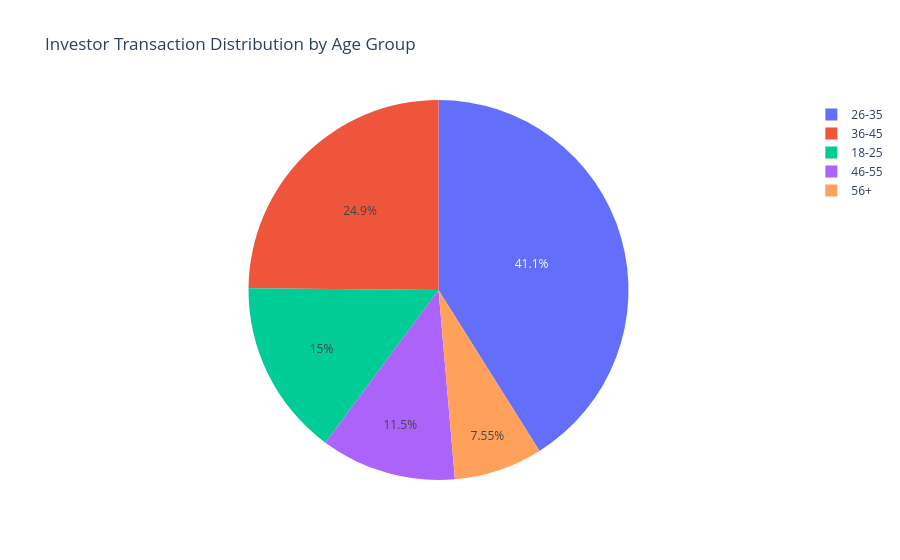

Source (notebook cell):
### Code cell
# Chart 9 — age-group distribution
age_counts = tx["age_group"].value_counts().reset_index()
age_counts.columns = ["age_group","transactions"]
fig = px.pie(age_counts, names="age_group", values="transactions",
             title="Investor Transaction Distribution by Age Group")
fig.show()

### Figure 1 — Plotly figure (JSON) as saved in the notebook; plotly's stock layout.template omitted (floating-point values rounded to 4 significant figures)
{"data": [{"domain": {"x": [0, 1], "y": [0, 1]}, "hovertemplate": "age_group=%{label}<br>transactions=%{value}<extra></extra>", "labels": ["26-35", "36-45", "18-25", "46-55", "56+"], "legendgroup": "", "name": "", "showlegend": true, "type": "pie", "values": [13463, 8146, 4916, 3779, 2474]}], "layout": {"legend": {"tracegroupgap": 0}, "title": {"text": "Investor Transaction Distribution by Age Group"}}}
